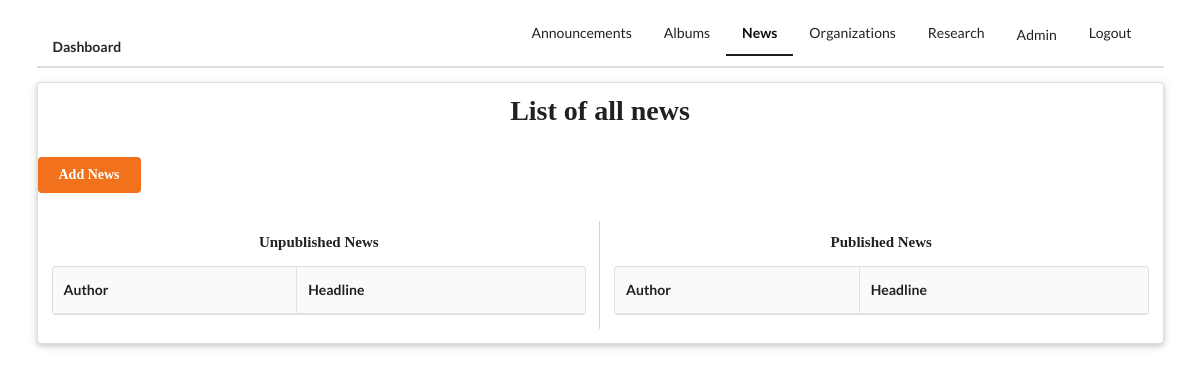
The page /staff/news/ (signed in) on the database as committed earlier.
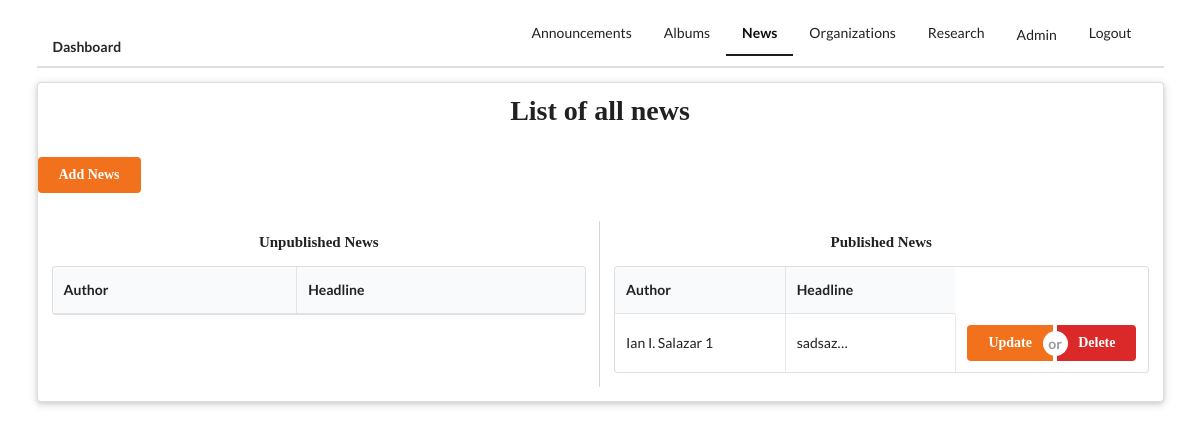
The same page on the database as committed later.
### staff/models.py (models this page shows, shortened)
class News(models.Model):
    author = models.CharField(max_length=100, blank=True)
    author_additional_info = models.CharField(max_length=100, blank=True)
    lead_text = models.TextField()
    opening = models.CharField(max_length=10000, blank=True)
    headline = models.CharField(max_length=200)
    headline_image = models.ImageField(upload_to="news_pictures/%Y/%m/%d", blank=True, null=True, validators=[FileExtensionValidator(['png', 'jpeg', 'jpg', 'JPG'])])
    headline = models.TextField()
    headline_image = models.ImageField(upload_to="news_pictures/%Y/%m/%d", blank=True, null=True)
    cover_photo = models.ImageField(upload_to="news_pictures/%Y/%m/%d/cover", blank=True, null=True)
    body_text = models.TextField()
    other_image = models.ImageField(upload_to="news_pictures/%Y/%m/%d", blank=True, null=True)
    other_image_label = models.CharField(max_length=250, blank=True, null=True)
    created_date = models.DateTimeField(default=timezone.now)
    published_date = models.DateTimeField(blank=True, null=True)

### staff/views.py (the view)
# urls.py: path('news/', views.NewsListView.as_view(), name="news"),
class NewsListView(LoginRequiredMixin, ListView):
    redirect_field_name = 'staff/index.html'
    model = News
    context_object_name = "news"
    def get_queryset(self):
        return News.objects.order_by('-created_date')

### templates/staff/news_list.html (shortened to what this page needs)
{% extends 'staff/base_staff.html' %}
{% block news %}
  active
{% endblock %}
{% block main_content %}
  <div class="ui raised segment">
    <div class="ui grid">
      <div class="row">
        <div class="center aligned column">
          <h1 class="ui header">List of all news</h1>
        </div>
      </div>
      <div class="row">
        <a href="{% url 'staff:create_news' %}" class="ui orange button">Add News</a>
      </div>
      <div class="ui row stackable center aligned two column internally celled grid">
        <div class="ui eight wide computer sixteen wide tablet column">
          <div class="row">
            <div class="column">
              <h4 class="ui header">Unpublished News</h4>
            </div>
          </div>
          <table class="ui three column celled table">
            <thead>
              <tr>
                <th>Author</th>
                <th>Headline</th>
              </tr>
            </thead>
          </table>
        </div>
        <div class="ui eight wide computer sixteen wide tablet column">
          <div class="row">
            <div class="column">
              <h4 class="ui header">Published News</h4>
            </div>
          </div>
          <table class="ui three column celled table">
            <thead>
              <tr>
                <th>Author</th>
                <th>Headline</th>
              </tr>
            </thead>
            <tbody>
              {% for news in news %}
              <tr>
                {% if news.published_date %}
                <td>
                  {% if news.author %} {{ news.author }} {% else %} None {% endif %}
                  {{ news.pk }}
                </td>
                <td>
                  {{ news.headline|safe|truncatechars:10 }}
                </td>
                <td>
                  <div class="ui buttons">
                      <a href="{% url 'staff:update_news' pk=news.pk %}" class="ui orange button">Update</a>
                      <div class="or"></div>
                      <a href="{% url 'staff:delete_news' pk=news.pk %}" class="ui red button">Delete</a>
                  </div>
                </td>
                {% endif %}
              </tr>
              {% endfor %}
            </tbody>
          </table>
        </div>
      </div>
    </div>
  </div>
{% endblock %}

Rows that differ between the two databases and show on the page:
added News: author "Ian I. Salazar", pk "1", headline "sadsaz…"
